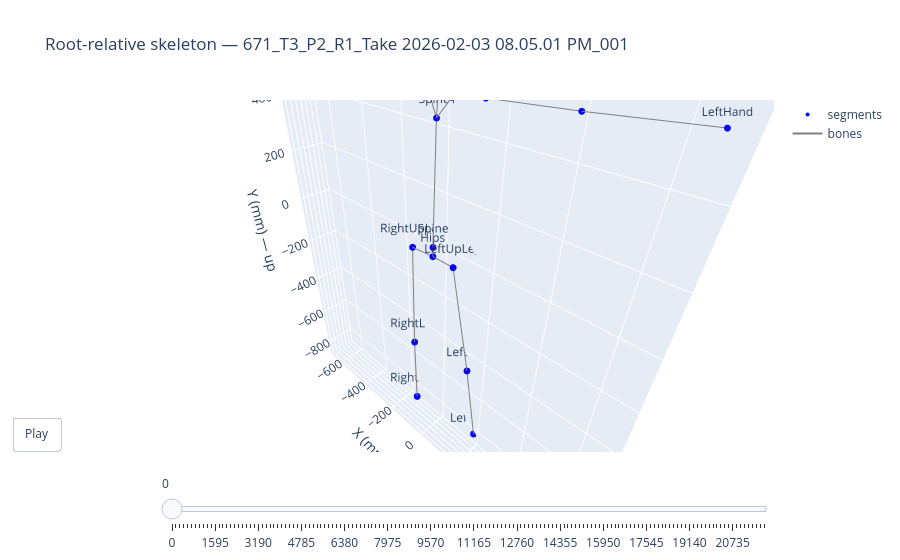

Here is the notebook cell this chart was saved with:
### Markdown cell above
## Plotly dashboard: 3D skeleton (slider + animation), Raw vs Zeroed ω, Geodesic stability

### Code cell
import plotly.graph_objects as go
from plotly.subplots import make_subplots

# Build root-relative position arrays per segment for skeleton
seg_xyz = {}
for seg in segments_with_pos:
    kx, ky, kz = f"{seg}__px", f"{seg}__py", f"{seg}__pz"
    if kx in pos_rel and ky in pos_rel and kz in pos_rel:
        seg_xyz[seg] = np.column_stack([pos_rel[kx], pos_rel[ky], pos_rel[kz]])
n_f = len(df_in)
t_axis = df_in['time_s'].values

# Edges from kinematics_map (parent -> child) where both have position
edges = []
for jname, jinfo in kinematics_map.items():
    pname = jinfo.get("parent")
    if pname is None:
        continue
    if jname in seg_xyz and pname in seg_xyz:
        edges.append((pname, jname))

def skeleton_trace(frame_ix):
    scatter = go.Scatter3d(
        x=[seg_xyz[s][frame_ix, 0] for s in seg_xyz],
        y=[seg_xyz[s][frame_ix, 1] for s in seg_xyz],
        z=[seg_xyz[s][frame_ix, 2] for s in seg_xyz],
        mode='markers+text', text=list(seg_xyz.keys()), textposition='top center', marker=dict(size=4, color='blue'),
        name='segments'
    )
    line_x, line_y, line_z = [], [], []
    for p, c in edges:
        line_x += [seg_xyz[p][frame_ix, 0], seg_xyz[c][frame_ix, 0], None]
        line_y += [seg_xyz[p][frame_ix, 1], seg_xyz[c][frame_ix, 1], None]
        line_z += [seg_xyz[p][frame_ix, 2], seg_xyz[c][frame_ix, 2], None]
    bone = go.Scatter3d(x=line_x, y=line_y, z=line_z, mode='lines', line=dict(color='gray', width=2), name='bones')
    return [scatter, bone]

n_slider = min(150, n_f)
step = max(1, (n_f - 1) // n_slider)
frame_indices = list(range(0, n_f, step))
if frame_indices[-1] != n_f - 1:
    frame_indices.append(n_f - 1)
fig_skel = go.Figure(data=skeleton_trace(0))
fig_skel.update_layout(
    title=f'Root-relative skeleton — {RUN_ID}',
    scene=dict(
        xaxis_title='X (mm) — floor',
        yaxis_title='Y (mm) — up',
        zaxis_title='Z (mm) — floor',
        aspectmode='data',
        camera=dict(up=dict(x=0, y=1, z=0), eye=dict(x=1.2, y=1.2, z=1.2)),
    ),
    updatemenus=[dict(type='buttons', showactive=False, y=0.1, buttons=[dict(label='Play', method='animate', args=[None, dict(frame=dict(duration=40, redraw=True), fromcurrent=True)])])],
    sliders=[dict(active=0, len=0.9, x=0.1, steps=[dict(args=[[str(i)], dict(frame=dict(duration=0), mode='immediate')], label=str(frame_indices[i]), method='animate') for i in range(len(frame_indices))])]
)
fig_skel.frames = [go.Frame(data=skeleton_trace(fi), name=str(i)) for i, fi in enumerate(frame_indices)]
if seg_xyz and edges:
    fig_skel.show()
else:
    print("No root-relative positions or edges; skipping 3D skeleton.")

### Figure 1 — Plotly figure (JSON) as saved in the notebook; plotly's stock layout.template omitted (floating-point values rounded to 4 significant figures)
{"data": [{"marker": {"color": "blue", "size": 4}, "mode": "markers+text", "name": "segments", "text": ["LeftHand", "RightArm", "RightShoulder", "Spine", "RightUpLeg", "LeftUpLeg", "Neck", "RightLeg", "LeftLeg", "Head", "RightHand", "Hips", "RightFoot", "LeftForeArm", "LeftShoulder", "LeftArm", "RightForeArm", "Spine1", "LeftFoot"], "textposition": "top center", "type": "scatter3d", "x": [667.1, -149.8, -42.46, -0.1905, -90.1, 90.32, 0.3132, -114.8, 139.3, 0.4369, -647.7, 0, -134.5, 396.0, 44.24, 151.1, -393.0, 0.5727, 180.0], "y": [545.1, 499.9, 491.0, 34.5, -0.4084, 0.4654, 560.5, -466.3, -462.0, 697.8, 430.6, 0, -838.3, 516.6, 491.0, 505.4, 468.6, 433.9, -832.3], "z": [-3.64, -34.68, -28.56, -0.6811, 6.449, 0.8476, -27.27, -9.045, -40.02, 2.474, 68.96, 0, -29.87, -39.53, -26.47, -29.53, -22.44, -14.08, -60.37]}, {"line": {"color": "gray", "width": 2}, "mode": "lines", "name": "bones", "type": "scatter3d", "x": [0, -0.1905, null, -0.1905, 0.5727, null, 0.5727, 0.3132, null, 0.3132, 0.4369, null, 0.5727, 44.24, null, 44.24, 151.1, null, 151.1, 396.0, null, 396.0, 667.1, null, 0.5727, -42.46, null, -42.46, -149.8, null, -149.8, -393.0, null, -393.0, -647.7, null, 0, 90.32, null, 90.32, 139.3, null, 139.3, 180.0, null, 0, -90.1, null, -90.1, -114.8, null, -114.8, -134.5, null], "y": [0, 34.5, null, 34.5, 433.9, null, 433.9, 560.5, null, 560.5, 697.8, null, 433.9, 491.0, null, 491.0, 505.4, null, 505.4, 516.6, null, 516.6, 545.1, null, 433.9, 491.0, null, 491.0, 499.9, null, 499.9, 468.6, null, 468.6, 430.6, null, 0, 0.4654, null, 0.4654, -462.0, null, -462.0, -832.3, null, 0, -0.4084, null, -0.4084, -466.3, null, -466.3, -838.3, null], "z": [0, -0.6811, null, -0.6811, -14.08, null, -14.08, -27.27, null, -27.27, 2.474, null, -14.08, -26.47, null, -26.47, -29.53, null, -29.53, -39.53, null, -39.53, -3.64, null, -14.08, -28.56, null, -28.56, -34.68, null, -34.68, -22.44, null, -22.44, 68.96, null, 0, 0.8476, null, 0.8476, -40.02, null, -40.02, -60.37, null, 0, 6.449, null, 6.449, -9.045, null, -9.045, -29.87, null]}], "layout": {"scene": {"aspectmode": "data", "camera": {"eye": {"x": 1.2, "y": 1.2, "z": 1.2}, "up": {"x": 0, "y": 1, "z": 0}}, "xaxis": {"title": {"text": "X (mm) — floor"}}, "yaxis": {"title": {"text": "Y (mm) — up"}}, "zaxis": {"title": {"text": "Z (mm) — floor"}}}, "sliders": [{"active": 0, "len": 0.9, "steps": [{"args": [["0"], {"frame": {"duration": 0}, "mode": "immediate"}], "label": "0", "method": "animate"}, {"args": [["1"], {"frame": {"duration": 0}, "mode": "immediate"}], "label": "145", "method": "animate"}, {"args": [["2"], {"frame": {"duration": 0}, "mode": "immediate"}], "label": "290", "method": "animate"}, {"args": [["3"], {"frame": {"duration": 0}, "mode": "immediate"}], "label": "435", "method": "animate"}, {"args": [["4"], {"frame": {"duration": 0}, "mode": "immediate"}], "label": "580", "method": "animate"}, {"args": [["5"], {"frame": {"duration": 0}, "mode": "immediate"}], "label": "725", "method": "animate"}, {"args": [["6"], {"frame": {"duration": 0}, "mode": "immediate"}], "label": "870", "method": "animate"}, {"args": [["7"], {"frame": {"duration": 0}, "mode": "immediate"}], "label": "1015", "method": "animate"}, {"args": [["8"], {"frame": {"duration": 0}, "mode": "immediate"}], "label": "1160", "method": "animate"}, {"args": [["9"], {"frame": {"duration": 0}, "mode": "immediate"}], "label": "1305", "method": "animate"}, {"args": [["10"], {"frame": {"duration": 0}, "mode": "immediate"}], "label": "1450", "method": "animate"}, {"args": [["11"], {"frame": {"duration": 0}, "mode": "immediate"}], "label": "1595", "method": "animate"}, {"args": [["12"], {"frame": {"duration": 0}, "mode": "immediate"}], "label": "1740", "method": "animate"}, {"args": [["13"], {"frame": {"duration": 0}, "mode": "immediate"}], "label": "1885", "method": "animate"}, {"args": [["14"], {"frame": {"duration": 0}, "mode": "immediate"}], "label": "2030", "method": "animate"}, {"args": [["15"], {"frame": {"duration": 0}, "mode": "immediate"}], "label": "2175", "method": "animate"}, {"args": [["16"], {"frame": {"duration": 0}, "mode": "immediate"}], "label": "2320", "method": "animate"}, {"args": [["17"], {"frame": {"duration": 0}, "mode": "immediate"}], "label": "2465", "method": "animate"}, {"args": [["18"], {"frame": {"duration": 0}, "mode": "immediate"}], "label": "2610", "method": "animate"}, {"args": [["19"], {"frame": {"duration": 0}, "mode": "immediate"}], "label": "2755", "method": "animate"}, {"args": [["20"], {"frame": {"duration": 0}, "mode": "immediate"}], "label": "2900", "method": "animate"}, {"args": [["21"], {"frame": {"duration": 0}, "mode": "immediate"}], "label": "3045", "method": "animate"}, {"args": [["22"], {"frame": {"duration": 0}, "mode": "immediate"}], "label": "3190", "method": "animate"}, {"args": [["23"], {"frame": {"duration": 0}, "mode": "immediate"}], "label": "3335", "method": "animate"}, {"args": [["24"], {"frame": {"duration": 0}, "mode": "immediate"}], "label": "3480", "method": "animate"}, {"args": [["25"], {"frame": {"duration": 0}, "mode": "immediate"}], "label": "3625", "method": "animate"}, {"args": [["26"], {"frame": {"duration": 0}, "mode": "immediate"}], "label": "3770", "method": "animate"}, {"args": [["27"], {"frame": {"duration": 0}, "mode": "immediate"}], "label": "3915", "method": "animate"}, {"args": [["28"], {"frame": {"duration": 0}, "mode": "immediate"}], "label": "4060", "method": "animate"}, {"args": [["29"], {"frame": {"duration": 0}, "mode": "immediate"}], "label": "4205", "method": "animate"}, {"args": [["30"], {"frame": {"duration": 0}, "mode": "immediate"}], "label": "4350", "method": "animate"}, {"args": [["31"], {"frame": {"duration": 0}, "mode": "immediate"}], "label": "4495", "method": "animate"}, {"args": [["32"], {"frame": {"duration": 0}, "mode": "immediate"}], "label": "4640", "method": "animate"}, {"args": [["33"], {"frame": {"duration": 0}, "mode": "immediate"}], "label": "4785", "method": "animate"}, {"args": [["34"], {"frame": {"duration": 0}, "mode": "immediate"}], "label": "4930", "method": "animate"}, {"args": [["35"], {"frame": {"duration": 0}, "mode": "immediate"}], "label": "5075", "method": "animate"}, {"args": [["36"], {"frame": {"duration": 0}, "mode": "immediate"}], "label": "5220", "method": "animate"}, {"args": [["37"], {"frame": {"duration": 0}, "mode": "immediate"}], "label": "5365", "method": "animate"}, {"args": [["38"], {"frame": {"duration": 0}, "mode": "immediate"}], "label": "5510", "method": "animate"}, {"args": [["39"], {"frame": {"duration": 0}, "mode": "immediate"}], "label": "5655", "method": "animate"}, {"args": [["40"], {"frame": {"duration": 0}, "mode": "immediate"}], "label": "5800", "method": "animate"}, {"args": [["41"], {"frame": {"duration": 0}, "mode": "immediate"}], "label": "5945", "method": "animate"}, {"args": [["42"], {"frame": {"duration": 0}, "mode": "immediate"}], "label": "6090", "method": "animate"}, {"args": [["43"], {"frame": {"duration": 0}, "mode": "immediate"}], "label": "6235", "method": "animate"}, {"args": [["44"], {"frame": {"duration": 0}, "mode": "immediate"}], "label": "6380", "method": "animate"}, {"args": [["45"], {"frame": {"duration": 0}, "mode": "immediate"}], "label": "6525", "method": "animate"}, {"args": [["46"], {"frame": {"duration": 0}, "mode": "immediate"}], "label": "6670", "method": "animate"}, {"args": [["47"], {"frame": {"duration": 0}, "mode": "immediate"}], "label": "6815", "method": "animate"}, {"args": [["48"], {"frame": {"duration": 0}, "mode": "immediate"}], "label": "6960", "method": "animate"}, {"args": [["49"], {"frame": {"duration": 0}, "mode": "immediate"}], "label": "7105", "method": "animate"}, {"args": [["50"], {"frame": {"duration": 0}, "mode": "immediate"}], "label": "7250", "method": "animate"}, {"args": [["51"], {"frame": {"duration": 0}, "mode": "immediate"}], "label": "7395", "method": "animate"}, {"args": [["52"], {"frame": {"duration": 0}, "mode": "immediate"}], "label": "7540", "method": "animate"}, {"args": [["53"], {"frame": {"duration": 0}, "mode": "immediate"}], "label": "7685", "method": "animate"}, {"args": [["54"], {"frame": {"duration": 0}, "mode": "immediate"}], "label": "7830", "method": "animate"}, {"args": [["55"], {"frame": {"duration": 0}, "mode": "immediate"}], "label": "7975", "method": "animate"}, {"args": [["56"], {"frame": {"duration": 0}, "mode": "immediate"}], "label": "8120", "method": "animate"}, {"args": [["57"], {"frame": {"duration": 0}, "mode": "immediate"}], "label": "8265", "method": "animate"}, {"args": [["58"], {"frame": {"duration": 0}, "mode": "immediate"}], "label": "8410", "method": "animate"}, {"args": [["59"], {"frame": {"duration": 0}, "mode": "immediate"}], "label": "8555", "method": "animate"}, {"args": [["60"], {"frame": {"duration": 0}, "mode": "immediate"}], "label": "8700", "method": "animate"}, {"args": [["61"], {"frame": {"duration": 0}, "mode": "immediate"}], "label": "8845", "method": "animate"}, {"args": [["62"], {"frame": {"duration": 0}, "mode": "immediate"}], "label": "8990", "method": "animate"}, {"args": [["63"], {"frame": {"duration": 0}, "mode": "immediate"}], "label": "9135", "method": "animate"}, {"args": [["64"], {"frame": {"duration": 0}, "mode": "immediate"}], "label": "9280", "method": "animate"}, {"args": [["65"], {"frame": {"duration": 0}, "mode": "immediate"}], "label": "9425", "method": "animate"}, {"args": [["66"], {"frame": {"duration": 0}, "mode": "immediate"}], "label": "9570", "method": "animate"}, {"args": [["67"], {"frame": {"duration": 0}, "mode": "immediate"}], "label": "9715", "method": "animate"}, {"args": [["68"], {"frame": {"duration": 0}, "mode": "immediate"}], "label": "9860", "method": "animate"}, {"args": [["69"], {"frame": {"duration": 0}, "mode": "immediate"}], "label": "10005", "method": "animate"}, {"args": [["70"], {"frame": {"duration": 0}, "mode": "immediate"}], "label": "10150", "method": "animate"}, {"args": [["71"], {"frame": {"duration": 0}, "mode": "immediate"}], "label": "10295", "method": "animate"}, {"args": [["72"], {"frame": {"duration": 0}, "mode": "immediate"}], "label": "10440", "method": "animate"}, {"args": [["73"], {"frame": {"duration": 0}, "mode": "immediate"}], "label": "10585", "method": "animate"}, {"args": [["74"], {"frame": {"duration": 0}, "mode": "immediate"}], "label": "10730", "method": "animate"}, {"args": [["75"], {"frame": {"duration": 0}, "mode": "immediate"}], "label": "10875", "method": "animate"}, {"args": [["76"], {"frame": {"duration": 0}, "mode": "immediate"}], "label": "11020", "method": "animate"}, {"args": [["77"], {"frame": {"duration": 0}, "mode": "immediate"}], "label": "11165", "method": "animate"}, {"args": [["78"], {"frame": {"duration": 0}, "mode": "immediate"}], "label": "11310", "method": "animate"}, {"args": [["79"], {"frame": {"duration": 0}, "mode": "immediate"}], "label": "11455", "method": "animate"}, {"args": [["80"], {"frame": {"duration": 0}, "mode": "immediate"}], "label": "11600", "method": "animate"}, {"args": [["81"], {"frame": {"duration": 0}, "mode": "immediate"}], "label": "11745", "method": "animate"}, {"args": [["82"], {"frame": {"duration": 0}, "mode": "immediate"}], "label": "11890", "method": "animate"}, {"args": [["83"], {"frame": {"duration": 0}, "mode": "immediate"}], "label": "12035", "method": "animate"}, {"args": [["84"], {"frame": {"duration": 0}, "mode": "immediate"}], "label": "12180", "method": "animate"}, {"args": [["85"], {"frame": {"duration": 0}, "mode": "immediate"}], "label": "12325", "method": "animate"}, {"args": [["86"], {"frame": {"duration": 0}, "mode": "immediate"}], "label": "12470", "method": "animate"}, {"args": [["87"], {"frame": {"duration": 0}, "mode": "immediate"}], "label": "12615", "method": "animate"}, {"args": [["88"], {"frame": {"duration": 0}, "mode": "immediate"}], "label": "12760", "method": "animate"}, {"args": [["89"], {"frame": {"duration": 0}, "mode": "immediate"}], "label": "12905", "method": "animate"}, {"args": [["90"], {"frame": {"duration": 0}, "mode": "immediate"}], "label": "13050", "method": "animate"}, {"args": [["91"], {"frame": {"duration": 0}, "mode": "immediate"}], "label": "13195", "method": "animate"}, {"args": [["92"], {"frame": {"duration": 0}, "mode": "immediate"}], "label": "13340", "method": "animate"}, {"args": [["93"], {"frame": {"duration": 0}, "mode": "immediate"}], "label": "13485", "method": "animate"}, {"args": [["94"], {"frame": {"duration": 0}, "mode": "immediate"}], "label": "13630", "method": "animate"}, {"args": [["95"], {"frame": {"duration": 0}, "mode": "immediate"}], "label": "13775", "method": "animate"}, {"args": [["96"], {"frame": {"duration": 0}, "mode": "immediate"}], "label": "13920", "method": "animate"}, {"args": [["97"], {"frame": {"duration": 0}, "mode": "immediate"}], "label": "14065", "method": "animate"}, {"args": [["98"], {"frame": {"duration": 0}, "mode": "immediate"}], "label": "14210", "method": "animate"}, {"args": [["99"], {"frame": {"duration": 0}, "mode": "immediate"}], "label": "14355", "method": "animate"}, {"args": [["100"], {"frame": {"duration": 0}, "mode": "immediate"}], "label": "14500", "method": "animate"}, {"args": [["101"], {"frame": {"duration": 0}, "mode": "immediate"}], "label": "14645", "method": "animate"}, {"args": [["102"], {"frame": {"duration": 0}, "mode": "immediate"}], "label": "14790", "method": "animate"}, {"args": [["103"], {"frame": {"duration": 0}, "mode": "immediate"}], "label": "14935", "method": "animate"}, {"args": [["104"], {"frame": {"duration": 0}, "mode": "immediate"}], "label": "15080", "method": "animate"}, {"args": [["105"], {"frame": {"duration": 0}, "mode": "immediate"}], "label": "15225", "method": "animate"}, {"args": [["106"], {"frame": {"duration": 0}, "mode": "immediate"}], "label": "15370", "method": "animate"}, {"args": [["107"], {"frame": {"duration": 0}, "mode": "immediate"}], "label": "15515", "method": "animate"}, {"args": [["108"], {"frame": {"duration": 0}, "mode": "immediate"}], "label": "15660", "method": "animate"}, {"args": [["109"], {"frame": {"duration": 0}, "mode": "immediate"}], "label": "15805", "method": "animate"}, {"args": [["110"], {"frame": {"duration": 0}, "mode": "immediate"}], "label": "15950", "method": "animate"}, {"args": [["111"], {"frame": {"duration": 0}, "mode": "immediate"}], "label": "16095", "method": "animate"}, {"args": [["112"], {"frame": {"duration": 0}, "mode": "immediate"}], "label": "16240", "method": "animate"}, {"args": [["113"], {"frame": {"duration": 0}, "mode": "immediate"}], "label": "16385", "method": "animate"}, {"args": [["114"], {"frame": {"duration": 0}, "mode": "immediate"}], "label": "16530", "method": "animate"}, {"args": [["115"], {"frame": {"duration": 0}, "mode": "immediate"}], "label": "16675", "method": "animate"}, {"args": [["116"], {"frame": {"duration": 0}, "mode": "immediate"}], "label": "16820", "method": "animate"}, {"args": [["117"], {"frame": {"duration": 0}, "mode": "immediate"}], "label": "16965", "method": "animate"}, {"args": [["118"], {"frame": {"duration": 0}, "mode": "immediate"}], "label": "17110", "method": "animate"}, {"args": [["119"], {"frame": {"duration": 0}, "mode": "immediate"}], "label": "17255", "method": "animate"}, {"args": [["120"], {"frame": {"duration": 0}, "mode": "immediate"}], "label": "17400", "method": "animate"}, {"args": [["121"], {"frame": {"duration": 0}, "mode": "immediate"}], "label": "17545", "method": "animate"}, {"args": [["122"], {"frame": {"duration": 0}, "mode": "immediate"}], "label": "17690", "method": "animate"}, {"args": [["123"], {"frame": {"duration": 0}, "mode": "immediate"}], "label": "17835", "method": "animate"}, {"args": [["124"], {"frame": {"duration": 0}, "mode": "immediate"}], "label": "17980", "method": "animate"}, {"args": [["125"], {"frame": {"duration": 0}, "mode": "immediate"}], "label": "18125", "method": "animate"}, {"args": [["126"], {"frame": {"duration": 0}, "mode": "immediate"}], "label": "18270", "method": "animate"}, {"args": [["127"], {"frame": {"duration": 0}, "mode": "immediate"}], "label": "18415", "method": "animate"}, {"args": [["128"], {"frame": {"duration": 0}, "mode": "immediate"}], "label": "18560", "method": "animate"}, {"args": [["129"], {"frame": {"duration": 0}, "mode": "immediate"}], "label": "18705", "method": "animate"}, {"args": [["130"], {"frame": {"duration": 0}, "mode": "immediate"}], "label": "18850", "method": "animate"}, {"args": [["131"], {"frame": {"duration": 0}, "mode": "immediate"}], "label": "18995", "method": "animate"}, {"args": [["132"], {"frame": {"duration": 0}, "mode": "immediate"}], "label": "19140", "method": "animate"}, {"args": [["133"], {"frame": {"duration": 0}, "mode": "immediate"}], "label": "19285", "method": "animate"}, {"args": [["134"], {"frame": {"duration": 0}, "mode": "immediate"}], "label": "19430", "method": "animate"}, {"args": [["135"], {"frame": {"duration": 0}, "mode": "immediate"}], "label": "19575", "method": "animate"}, {"args": [["136"], {"frame": {"duration": 0}, "mode": "immediate"}], "label": "19720", "method": "animate"}, {"args": [["137"], {"frame": {"duration": 0}, "mode": "immediate"}], "label": "19865", "method": "animate"}, {"args": [["138"], {"frame": {"duration": 0}, "mode": "immediate"}], "label": "20010", "method": "animate"}, {"args": [["139"], {"frame": {"duration": 0}, "mode": "immediate"}], "label": "20155", "method": "animate"}, {"args": [["140"], {"frame": {"duration": 0}, "mode": "immediate"}], "label": "20300", "method": "animate"}, {"args": [["141"], {"frame": {"duration": 0}, "mode": "immediate"}], "label": "20445", "method": "animate"}, {"args": [["142"], {"frame": {"duration": 0}, "mode": "immediate"}], "label": "20590", "method": "animate"}, {"args": [["143"], {"frame": {"duration": 0}, "mode": "immediate"}], "label": "20735", "method": "animate"}, {"args": [["144"], {"frame": {"duration": 0}, "mode": "immediate"}], "label": "20880", "method": "animate"}, {"args": [["145"], {"frame": {"duration": 0}, "mode": "immediate"}], "label": "21025", "method": "animate"}, {"args": [["146"], {"frame": {"duration": 0}, "mode": "immediate"}], "label": "21170", "method": "animate"}, {"args": [["147"], {"frame": {"duration": 0}, "mode": "immediate"}], "label": "21315", "method": "animate"}, {"args": [["148"], {"frame": {"duration": 0}, "mode": "immediate"}], "label": "21460", "method": "animate"}, {"args": [["149"], {"frame": {"duration": 0}, "mode": "immediate"}], "label": "21605", "method": "animate"}, {"args": [["150"], {"frame": {"duration": 0}, "mode": "immediate"}], "label": "21750", "method": "animate"}, {"args": [["151"], {"frame": {"duration": 0}, "mode": "immediate"}], "label": "21771", "method": "animate"}], "x": 0.1}], "title": {"text": "Root-relative skeleton — 671_T3_P2_R1_Take 2026-02-03 08.05.01 PM_001"}, "updatemenus": [{"buttons": [{"args": [null, {"frame": {"duration": 40, "redraw": true}, "fromcurrent": true}], "label": "Play", "method": "animate"}], "showactive": false, "type": "buttons", "y": 0.1}]}}
